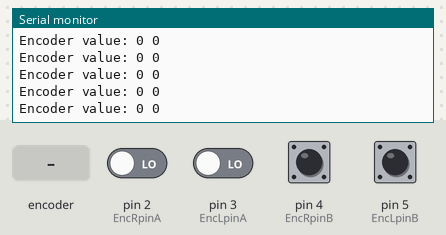
Simulated run of this sketch. Board: Arduino Uno, built with avr-gcc and run on an emulated ATmega328P. On the bench: the last lines printed to the serial monitor. The inputs (shaded band) are chosen by the test bench; at power-on: pin 4 (EncRpinB), pin 5 (EncLpinB) HIGH, pin 2 (EncRpinA), pin 3 (EncLpinA) LOW.

Above: at 1.2 s.
1.3 s: rotary encoder on pin 2 (EncRpinA) / pin 4 (EncRpinB) turned 1 step (first pin leading)
At 2.4 s:
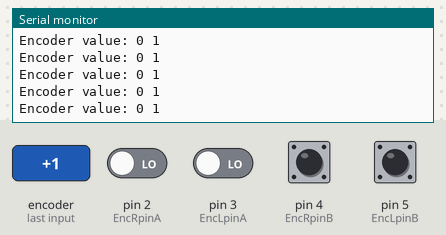
3.0 s: pin 3 (EncLpinA) driven HIGH
At 3.8 s:
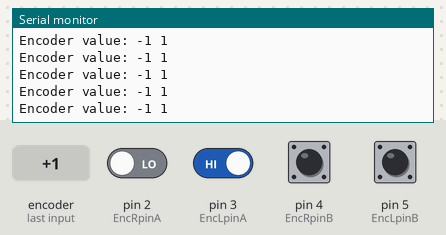
6.0 s: rotary encoder on pin 2 (EncRpinA) / pin 4 (EncRpinB) turned 1 step (first pin leading)
At 7.1 s:
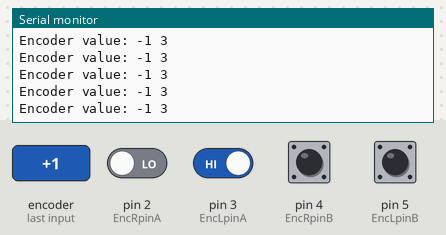
7.7 s: pin 3 (EncLpinA) driven LOW
At 8.8 s:
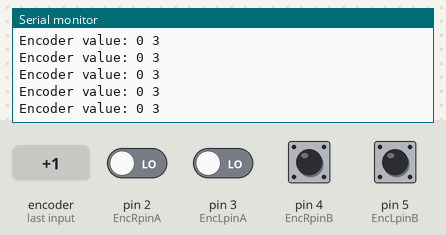
Timing chart, 0 to 10.2 s (numbered marks = the images above; inputs shaded):
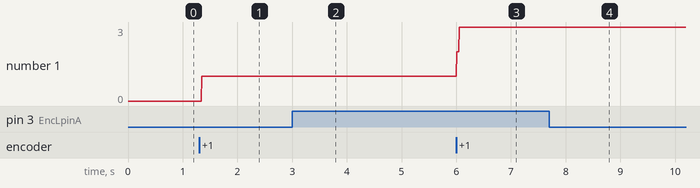

The sketch:

Arduino_mega_encoder_reader_tester.ino
```cpp
 const int EncRpinA=2;
 const int EncRpinB=4;
 const int EncLpinA=3;
 const int EncLpinB=5;

volatile int L_Enc_val = 0; // Global variable for storing the encoder position
volatile int R_Enc_val = 0; // Global variable for storing the encoder position

void L_encoder_isr() {
  // Reading the current state of encoder A and B
  int L_EncA = digitalRead(EncLpinA);
  int L_EncB = digitalRead(EncLpinB);
  // If the state of A changed, it means the encoder has been rotated
  if ((L_EncA == HIGH) != (L_EncB == LOW)) {
    L_Enc_val--;
  } else {
    L_Enc_val++;
  }
}
void R_encoder_isr() {
  // Reading the current state of encoder A and B
  int R_EncA = digitalRead(EncRpinA);
  int R_EncB = digitalRead(EncRpinB);
  // If the state of A changed, it means the encoder has been rotated
  if ((R_EncA == HIGH) != (R_EncB == LOW)) {
    R_Enc_val--;
  } else {
    R_Enc_val++;
  }
}
void setup() {
  Serial.begin(115200); // Initialize serial communication
  pinMode(EncRpinA, INPUT);
  pinMode(EncRpinB, INPUT);
  pinMode(EncLpinA, INPUT);
  pinMode(EncLpinB, INPUT);
  // Attaching the ISR to encoder A
  attachInterrupt(digitalPinToInterrupt(EncRpinA), R_encoder_isr, CHANGE);
  attachInterrupt(digitalPinToInterrupt(EncLpinA), L_encoder_isr, CHANGE);
}
void loop() {
  Serial.println("Encoder value: " + String(L_Enc_val)+" "+ String(R_Enc_val));
  delay(10);

}
```

Measured:
- after the input at 1.3 s, the serial monitor: prints a new line after 0.05 s (image 1)
- after the input at 3.0 s, the serial monitor: prints a new line at once (image 2)
- after the input at 6.0 s, the serial monitor: prints a new line at once (image 3)
- after the input at 7.7 s, the serial monitor: prints a new line at once (image 4)
- plotted number 1: 0 → 1 after the input at 1.3 s, 1 → 3 after the input at 6.0 s
